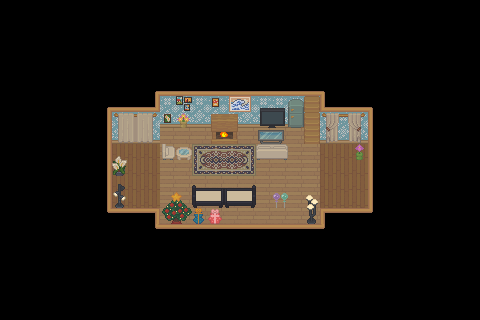

Tiled map render using the project's own tile images. Description and the whole map definition, tile-layer contents included, below:
An orthogonal 30x20 tile map with 16x16 px tiles, 2 tile layers (Tile Layer 1, Tile Layer 2).

<map version="1.10" tiledversion="1.11.2" orientation="orthogonal" renderorder="right-down" width="30" height="20" tilewidth="16" tileheight="16" infinite="0" nextlayerid="3" nextobjectid="1">
 <editorsettings>
  <export target="csv.csv" format="csv" />
 </editorsettings>
 <tileset firstgid="1" source="global.tsx" />
 <layer id="1" name="Tile Layer 1" width="30" height="20">
  <data encoding="csv">
0,0,0,0,0,0,0,0,0,0,0,0,0,0,0,0,0,0,0,0,0,0,0,0,0,0,0,0,0,0,
0,0,0,0,0,0,0,0,0,0,0,0,0,0,0,0,0,0,0,0,0,0,0,0,0,0,0,0,0,0,
0,0,0,0,0,0,0,0,0,0,0,0,0,0,0,0,0,0,0,0,0,0,0,0,0,0,0,0,0,0,
0,0,0,0,0,0,0,0,0,0,0,0,0,0,0,0,0,0,0,0,0,0,0,0,0,0,0,0,0,0,
0,0,0,0,0,0,0,0,0,0,0,0,0,0,0,0,0,0,0,0,0,0,0,0,0,0,0,0,0,0,
0,0,0,0,0,0,0,0,0,15123,15124,15124,15124,15124,15124,15124,15124,15124,15124,15124,15125,0,0,0,0,0,0,0,0,0,
0,0,0,0,0,0,15123,15124,15124,15662,16217,16218,16219,16218,16218,16218,16218,16218,16218,16218,15661,15124,15124,15125,0,0,0,0,0,0,
0,0,0,0,0,0,15393,16218,16218,16218,16488,16488,16488,16488,16488,16488,16488,16488,16488,16488,16218,16218,16218,15395,0,0,0,0,0,0,
0,0,0,0,0,0,15393,16488,16488,16488,18915,18915,18915,18915,18915,18915,18915,18915,18915,18915,16488,16488,16488,15395,0,0,0,0,0,0,
0,0,0,0,0,0,15393,18918,18918,18918,18915,18915,18915,18915,18915,18915,18915,18915,18915,18915,18918,18918,18918,15395,0,0,0,0,0,0,
0,0,0,0,0,0,15393,18918,18918,18918,18915,18915,18915,18915,18915,18915,18915,18915,18915,18915,18918,18918,18918,15395,0,0,0,0,0,0,
0,0,0,0,0,15144,15393,18918,18918,18918,18915,18915,18915,18915,18915,18915,18915,18915,18915,18915,18918,18918,18918,15395,0,0,0,0,0,0,
0,0,0,0,0,0,15393,18918,18918,18918,18915,18915,18915,18915,18915,18915,18915,18915,18915,18915,18918,18918,18918,15395,0,0,0,0,0,0,
0,0,0,0,0,0,15663,15664,15664,15392,18915,18915,18915,18915,18915,18915,18915,18915,18915,18915,15391,15664,15664,15665,0,0,0,0,0,0,
0,0,0,0,0,0,0,0,0,15663,15664,15664,15664,15664,15664,15664,15664,15664,15664,15664,15665,0,0,0,0,0,0,0,0,0,
0,0,0,0,0,0,0,0,0,0,0,0,0,0,0,0,0,0,0,0,0,0,0,0,0,0,0,0,0,0,
0,0,0,0,0,0,0,0,0,0,0,0,0,0,0,0,0,0,0,0,0,0,0,0,0,0,0,0,0,0,
0,0,0,0,0,0,0,0,0,0,0,0,0,0,0,0,0,0,0,0,0,0,0,0,0,0,0,0,0,0,
0,0,0,0,0,0,0,0,0,0,0,0,0,0,0,0,0,0,0,0,0,0,0,0,0,0,0,0,0,0,
0,0,0,0,0,0,0,0,0,0,0,0,0,0,0,0,0,0,0,0,0,0,0,0,0,0,0,0,0,0
</data>
 </layer>
 <layer id="2" name="Tile Layer 2" width="30" height="20">
  <data encoding="csv">
0,0,0,0,0,0,0,0,0,0,0,0,0,0,0,0,0,0,0,0,0,0,0,0,0,0,0,0,0,0,
0,0,0,0,0,0,0,0,0,0,0,0,0,0,0,0,0,0,0,0,0,0,0,0,0,0,0,0,0,0,
0,0,0,0,0,0,0,0,0,0,0,0,0,0,0,0,0,0,0,0,0,0,0,0,0,0,0,0,0,0,
0,0,0,0,0,0,0,0,0,0,0,0,0,0,0,0,0,0,0,0,0,0,0,0,0,0,0,0,0,0,
0,0,0,0,0,0,0,0,0,0,0,0,0,0,0,0,0,0,0,0,0,0,0,0,0,0,0,0,0,0,
0,0,0,0,0,0,0,0,0,0,0,0,0,0,0,0,0,0,0,0,0,0,0,0,0,0,0,0,0,0,
0,0,0,0,0,0,0,0,0,0,0,20337,0,20601,20358,20359,27643,27644,17357,33510,0,0,0,0,0,0,0,0,0,0,
0,0,0,0,0,0,0,1699,1700,1701,20598,20063,0,37270,37271,0,27913,27914,17627,33510,1159,1160,1161,0,0,0,0,0,0,0,
0,0,0,0,0,0,0,1969,1970,1971,0,0,0,37540,37541,0,31671,31672,0,33780,1429,1430,1431,0,0,0,0,0,0,0,
0,0,0,0,0,0,0,19003,0,0,37578,30861,21611,21612,21612,21613,37575,37576,0,0,0,0,20064,0,0,0,0,0,0,0,
0,0,0,0,0,0,0,19273,0,0,0,0,21881,21882,21882,21883,0,0,0,0,0,0,0,0,0,0,0,0,0,0,
0,0,0,0,0,0,0,25198,0,0,0,0,55623,55624,55625,55626,0,0,0,0,0,0,0,0,0,0,0,0,0,0,
0,0,0,0,0,0,0,25468,0,0,25731,25732,55893,55894,55895,55896,0,17047,0,25738,0,0,0,0,0,0,0,0,0,0,
0,0,0,0,0,0,0,0,0,0,26001,26002,26271,26272,0,0,0,0,0,26008,0,0,0,0,0,0,0,0,0,0,
0,0,0,0,0,0,0,0,0,0,0,0,0,0,0,0,0,0,0,0,0,0,0,0,0,0,0,0,0,0,
0,0,0,0,0,0,0,0,0,0,0,0,0,0,0,0,0,0,0,0,0,0,0,0,0,0,0,0,0,0,
0,0,0,0,0,0,0,0,0,0,0,0,0,0,0,0,0,0,0,0,0,0,0,0,0,0,0,0,0,0,
0,0,0,0,0,0,0,0,0,0,0,0,0,0,0,0,0,0,0,0,0,0,0,0,0,0,0,0,0,0,
0,0,0,0,0,0,0,0,0,0,0,0,0,0,0,0,0,0,0,0,0,0,0,0,0,0,0,0,0,0,
0,0,0,0,0,0,0,0,0,0,0,0,0,0,0,0,0,0,0,0,0,0,0,0,0,0,0,0,0,0
</data>
 </layer>
</map>